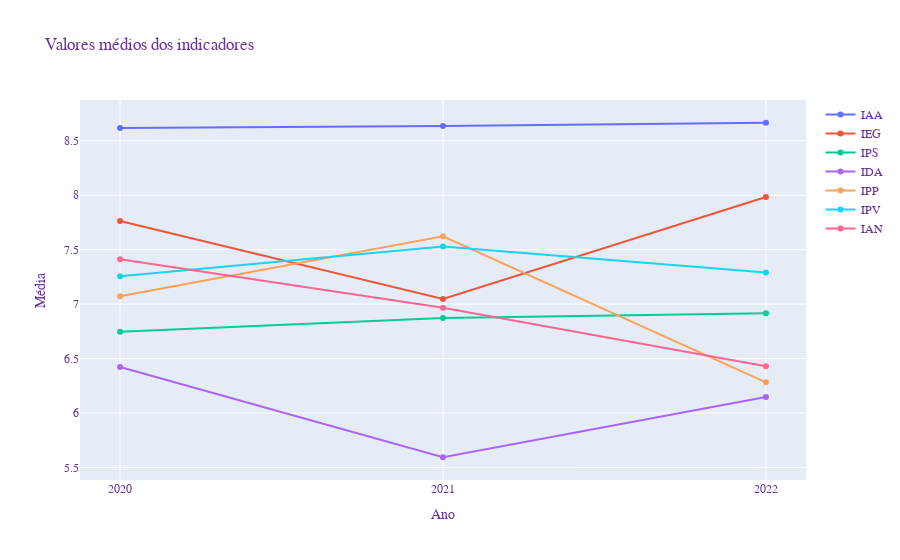

The cell this chart's notebook holds for it:
### Code cell
fig_2 = go.Figure()
fig_2.add_trace(go.Scatter(x=df_medias.Ano, y=df_medias.IAA, name="IAA",
                    ))
fig_2.add_trace(go.Scatter(x=df_medias.Ano, y=df_medias.IEG, name="IEG",
                    ))
fig_2.add_trace(go.Scatter(x=df_medias.Ano, y=df_medias.IPS, name="IPS",
                    ))
fig_2.add_trace(go.Scatter(x=df_medias.Ano, y=df_medias.IDA, name="IDA",
                    ))
fig_2.add_trace(go.Scatter(x=df_medias.Ano, y=df_medias.IPP, name="IPP",
                    ))
fig_2.add_trace(go.Scatter(x=df_medias.Ano, y=df_medias.IPV, name="IPV",
                    ))
fig_2.add_trace(go.Scatter(x=df_medias.Ano, y=df_medias.IAN, name="IAN",
                    ))

fig_2.update_layout(
    title="Valores médios dos indicadores",
    xaxis_title="Ano",
    yaxis_title="Média",
    font=dict(
        family="Courier New, monospace",
        size=12,
        color="RebeccaPurple"))
fig_2.show()

### Figure 1 — Plotly figure (JSON) as saved in the notebook; plotly's stock layout.template omitted (floating-point values rounded to 4 significant figures)
{"data": [{"name": "IAA", "type": "scatter", "x": ["2020", "2021", "2022"], "y": [8.618, 8.635, 8.665]}, {"name": "IEG", "type": "scatter", "x": ["2020", "2021", "2022"], "y": [7.763, 7.047, 7.984]}, {"name": "IPS", "type": "scatter", "x": ["2020", "2021", "2022"], "y": [6.748, 6.872, 6.915]}, {"name": "IDA", "type": "scatter", "x": ["2020", "2021", "2022"], "y": [6.423, 5.594, 6.148]}, {"name": "IPP", "type": "scatter", "x": ["2020", "2021", "2022"], "y": [7.073, 7.622, 6.282]}, {"name": "IPV", "type": "scatter", "x": ["2020", "2021", "2022"], "y": [7.256, 7.528, 7.291]}, {"name": "IAN", "type": "scatter", "x": ["2020", "2021", "2022"], "y": [7.411, 6.966, 6.429]}], "layout": {"font": {"color": "RebeccaPurple", "family": "Courier New, monospace", "size": 12}, "title": {"text": "Valores médios dos indicadores"}, "xaxis": {"title": {"text": "Ano"}}, "yaxis": {"title": {"text": "Média"}}}}
